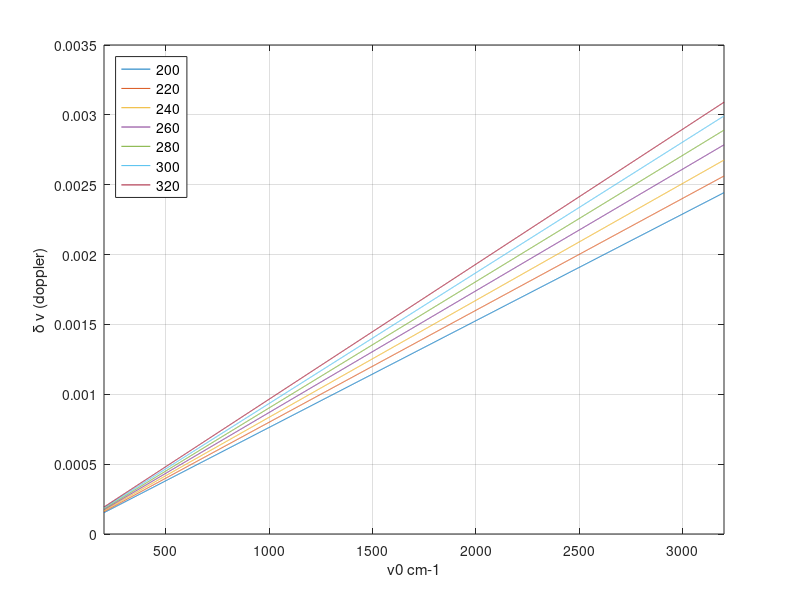
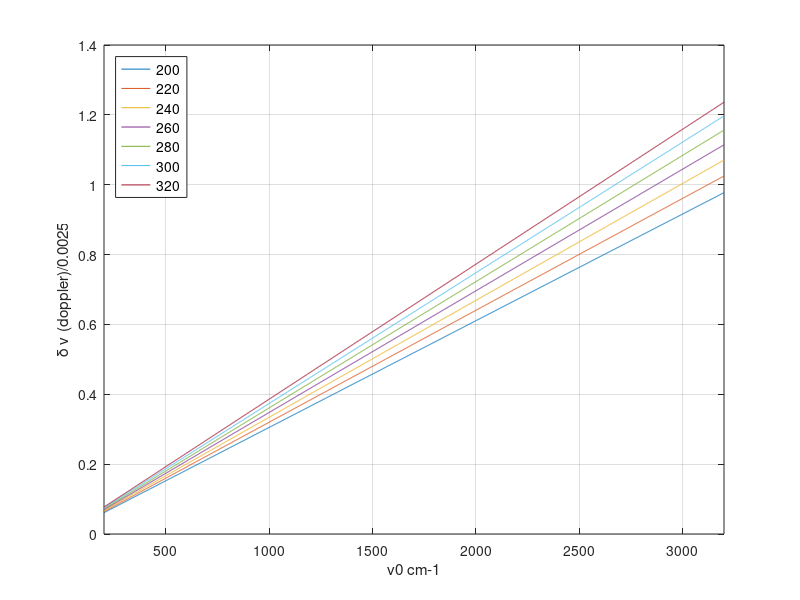

These charts were generated, in order, by the following MATLAB code:
function y = doppler_widths_wavenumber(v0,T,m)

k       = 1.380658e-23; 
c_light = 2.99792458e8;         %ms-1 
amu     = 1.6605402e-27;        %nucleon mass/kg 

if nargin == 0
  v0 = 0.1:0.1:40000;   %% new upto VIS/UV
  v0 = 605 : 1 : 2830;  %% IR
  v0 = 200 : 1 : 3200;  %% FIR-NIR
end

if nargin <= 1
  T  = [100 150 200 250 300 350];
  T  = [100 : 10 : 350];
  T  = [200 : 20 : 320];
end

if nargin <= 2
  m  = 18;  %% WV
  m  = 48;  %% O3
  m  = 44;  %% Co2
end

mass    = m*amu;

for ii = 1 : length(T)
  y(ii,:) =  v0.*sqrt(2*log(2)*k*T(ii)/mass/c_light/c_light);
end

figure(1); plot(v0,y);        xlabel('v0 cm-1'); ylabel('\delta \nu (doppler)');
  hl = legend(num2str(T'),'location','northwest'); set(hl,'fontsize',10); grid
  xlim([min(v0) max(v0)]);

figure(2); plot(v0,y/0.0025); xlabel('v0 cm-1'); ylabel('\delta \nu (doppler)/0.0025');
  hl = legend(num2str(T'),'location','northwest'); set(hl,'fontsize',10); grid
  xlim([min(v0) max(v0)]);

if m == 44
  boo = find(v0 >= 670,1); 
  junk = [min(y(:,boo)) max(y(:,boo)) mean(y(:,boo)) std(y(:,boo))];
  fprintf(1,'CO2 667 cm-1   min/max mean/std dv =  %8.6f %8.6f %8.6f %8.6f cm-1 \n',junk);

  boo = find(v0 >= 2300,1); 
  junk = [min(y(:,boo)) max(y(:,boo)) mean(y(:,boo)) std(y(:,boo))];
  fprintf(1,'CO2 2300 cm-1   min/max mean/std dv =  %8.6f %8.6f %8.6f %8.6f cm-1 \n',junk);

elseif m == 18
  boo = find(v0 >= 1500,1); 
  junk = [min(y(:,boo)) max(y(:,boo)) mean(y(:,boo)) std(y(:,boo))];
  fprintf(1,'WV 1500 cm-1   min/max mean/std dv =  %8.6f %8.6f %8.6f %8.6f cm-1 \n',junk);

elseif m == 48
  boo = find(v0 >= 1050,1); 
  junk = [min(y(:,boo)) max(y(:,boo)) mean(y(:,boo)) std(y(:,boo))];
  fprintf(1,'O3 1050 cm-1   min/max mean/std dv =  %8.6f %8.6f %8.6f %8.6f cm-1 \n',junk);
end

